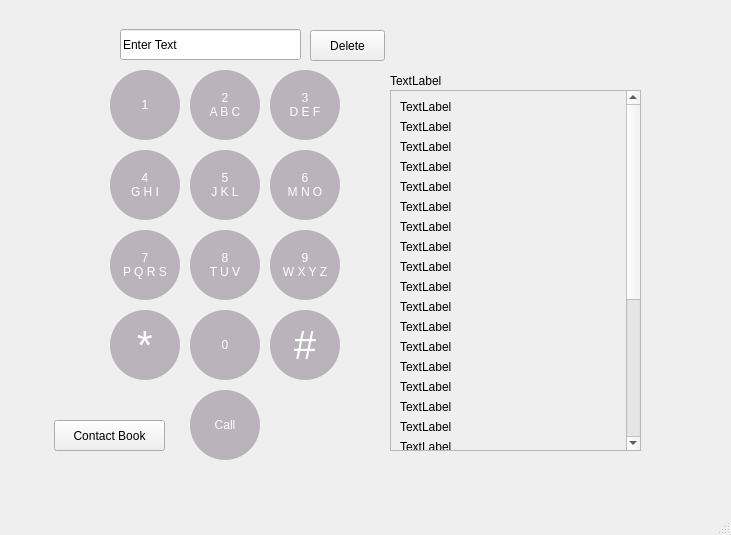
<?xml version="1.0" encoding="UTF-8"?>
<ui version="4.0">
 <class>MainWindow</class>
 <widget class="QMainWindow" name="MainWindow">
  <property name="geometry">
   <rect>
    <x>0</x>
    <y>0</y>
    <width>731</width>
    <height>535</height>
   </rect>
  </property>
  <property name="windowTitle">
   <string>MainWindow</string>
  </property>
  <widget class="QWidget" name="centralwidget">
   <widget class="QPushButton" name="button2">
    <property name="geometry">
     <rect>
      <x>190</x>
      <y>70</y>
      <width>70</width>
      <height>70</height>
     </rect>
    </property>
    <property name="styleSheet">
     <string notr="true">QPushButton

{
	background-color: rgb(187, 179, 188);
	border-radius: 35%;
	color:rgb(255, 255, 255);
}</string>
    </property>
    <property name="text">
     <string>2
A B C</string>
    </property>
   </widget>
   <widget class="QPushButton" name="button9">
    <property name="geometry">
     <rect>
      <x>270</x>
      <y>230</y>
      <width>70</width>
      <height>70</height>
     </rect>
    </property>
    <property name="styleSheet">
     <string notr="true">QPushButton

{
	background-color: rgb(187, 179, 188);
	border-radius: 35%;
	color:rgb(255, 255, 255);
}</string>
    </property>
    <property name="text">
     <string>9
W X Y Z</string>
    </property>
   </widget>
   <widget class="QPushButton" name="button8">
    <property name="geometry">
     <rect>
      <x>190</x>
      <y>230</y>
      <width>70</width>
      <height>70</height>
     </rect>
    </property>
    <property name="styleSheet">
     <string notr="true">QPushButton

{
	background-color: rgb(187, 179, 188);
	border-radius: 35%;
	color:rgb(255, 255, 255);
}</string>
    </property>
    <property name="text">
     <string>8
T U V</string>
    </property>
   </widget>
   <widget class="QPushButton" name="button7">
    <property name="geometry">
     <rect>
      <x>110</x>
      <y>230</y>
      <width>70</width>
      <height>70</height>
     </rect>
    </property>
    <property name="styleSheet">
     <string notr="true">QPushButton

{
	background-color: rgb(187, 179, 188);
	border-radius: 35%;
	color:rgb(255, 255, 255);
}</string>
    </property>
    <property name="text">
     <string>7
P Q R S</string>
    </property>
   </widget>
   <widget class="QPushButton" name="button6">
    <property name="geometry">
     <rect>
      <x>270</x>
      <y>150</y>
      <width>70</width>
      <height>70</height>
     </rect>
    </property>
    <property name="styleSheet">
     <string notr="true">QPushButton

{
	background-color: rgb(187, 179, 188);
	border-radius: 35%;
	color:rgb(255, 255, 255);
}</string>
    </property>
    <property name="text">
     <string>6
M N O</string>
    </property>
   </widget>
   <widget class="QPushButton" name="button5">
    <property name="geometry">
     <rect>
      <x>190</x>
      <y>150</y>
      <width>70</width>
      <height>70</height>
     </rect>
    </property>
    <property name="styleSheet">
     <string notr="true">QPushButton

{
	background-color: rgb(187, 179, 188);
	border-radius: 35%;
	color:rgb(255, 255, 255);
}</string>
    </property>
    <property name="text">
     <string>5
J K L</string>
    </property>
   </widget>
   <widget class="QPushButton" name="button4">
    <property name="geometry">
     <rect>
      <x>110</x>
      <y>150</y>
      <width>70</width>
      <height>70</height>
     </rect>
    </property>
    <property name="styleSheet">
     <string notr="true">QPushButton

{
	background-color: rgb(187, 179, 188);
	border-radius: 35%;
	color:rgb(255, 255, 255);
}</string>
    </property>
    <property name="text">
     <string>4
G H I</string>
    </property>
   </widget>
   <widget class="QPushButton" name="button3">
    <property name="geometry">
     <rect>
      <x>270</x>
      <y>70</y>
      <width>70</width>
      <height>70</height>
     </rect>
    </property>
    <property name="styleSheet">
     <string notr="true">QPushButton

{
	background-color: rgb(187, 179, 188);
	border-radius: 35%;
	color:rgb(255, 255, 255);
}</string>
    </property>
    <property name="text">
     <string>3
D E F</string>
    </property>
   </widget>
   <widget class="QPushButton" name="button1">
    <property name="geometry">
     <rect>
      <x>110</x>
      <y>70</y>
      <width>70</width>
      <height>70</height>
     </rect>
    </property>
    <property name="styleSheet">
     <string notr="true">QPushButton

{
	background-color: rgb(187, 179, 188);
	border-radius: 35%;
	color:rgb(255, 255, 255);
}</string>
    </property>
    <property name="text">
     <string>1</string>
    </property>
   </widget>
   <widget class="QPushButton" name="callbutton">
    <property name="geometry">
     <rect>
      <x>190</x>
      <y>390</y>
      <width>70</width>
      <height>70</height>
     </rect>
    </property>
    <property name="styleSheet">
     <string notr="true">QPushButton

{
	background-color: rgb(187, 179, 188);
	border-radius: 35%;
	color:rgb(255, 255, 255);
}</string>
    </property>
    <property name="text">
     <string>Call</string>
    </property>
   </widget>
   <widget class="QScrollArea" name="scrollArea">
    <property name="geometry">
     <rect>
      <x>390</x>
      <y>90</y>
      <width>251</width>
      <height>361</height>
     </rect>
    </property>
    <property name="widgetResizable">
     <bool>true</bool>
    </property>
    <widget class="QWidget" name="scrollAreaWidgetContents">
     <property name="geometry">
      <rect>
       <x>0</x>
       <y>0</y>
       <width>234</width>
       <height>738</height>
      </rect>
     </property>
     <layout class="QGridLayout" name="gridLayout">
      <item row="7" column="0">
       <layout class="QVBoxLayout" name="verticalLayout">
        <item>
         <widget class="QLabel" name="label_3">
          <property name="text">
           <string>TextLabel</string>
          </property>
         </widget>
        </item>
        <item>
         <widget class="QLabel" name="label_4">
          <property name="text">
           <string>TextLabel</string>
          </property>
         </widget>
        </item>
        <item>
         <widget class="QLabel" name="label_13">
          <property name="text">
           <string>TextLabel</string>
          </property>
         </widget>
        </item>
        <item>
         <widget class="QLabel" name="label_9">
          <property name="text">
           <string>TextLabel</string>
          </property>
         </widget>
        </item>
        <item>
         <widget class="QLabel" name="label_11">
          <property name="text">
           <string>TextLabel</string>
          </property>
         </widget>
        </item>
        <item>
         <widget class="QLabel" name="label_10">
          <property name="text">
           <string>TextLabel</string>
          </property>
         </widget>
        </item>
        <item>
         <widget class="QLabel" name="label_20">
          <property name="text">
           <string>TextLabel</string>
          </property>
         </widget>
        </item>
        <item>
         <widget class="QLabel" name="label_17">
          <property name="text">
           <string>TextLabel</string>
          </property>
         </widget>
        </item>
        <item>
         <widget class="QLabel" name="label_23">
          <property name="text">
           <string>TextLabel</string>
          </property>
         </widget>
        </item>
        <item>
         <widget class="QLabel" name="label_30">
          <property name="text">
           <string>TextLabel</string>
          </property>
         </widget>
        </item>
        <item>
         <widget class="QLabel" name="label_29">
          <property name="text">
           <string>TextLabel</string>
          </property>
         </widget>
        </item>
        <item>
         <widget class="QLabel" name="label_31">
          <property name="text">
           <string>TextLabel</string>
          </property>
         </widget>
        </item>
        <item>
         <widget class="QLabel" name="label_24">
          <property name="text">
           <string>TextLabel</string>
          </property>
         </widget>
        </item>
        <item>
         <widget class="QLabel" name="label_25">
          <property name="text">
           <string>TextLabel</string>
          </property>
         </widget>
        </item>
        <item>
         <widget class="QLabel" name="label_26">
          <property name="text">
           <string>TextLabel</string>
          </property>
         </widget>
        </item>
        <item>
         <widget class="QLabel" name="label_27">
          <property name="text">
           <string>TextLabel</string>
          </property>
         </widget>
        </item>
        <item>
         <widget class="QLabel" name="label_28">
          <property name="text">
           <string>TextLabel</string>
          </property>
         </widget>
        </item>
        <item>
         <widget class="QLabel" name="label_18">
          <property name="text">
           <string>TextLabel</string>
          </property>
         </widget>
        </item>
        <item>
         <widget class="QLabel" name="label_14">
          <property name="text">
           <string>TextLabel</string>
          </property>
         </widget>
        </item>
        <item>
         <widget class="QLabel" name="label_21">
          <property name="text">
           <string>TextLabel</string>
          </property>
         </widget>
        </item>
        <item>
         <widget class="QLabel" name="label_15">
          <property name="text">
           <string>TextLabel</string>
          </property>
         </widget>
        </item>
        <item>
         <widget class="QLabel" name="label_16">
          <property name="text">
           <string>TextLabel</string>
          </property>
         </widget>
        </item>
        <item>
         <widget class="QLabel" name="label_19">
          <property name="text">
           <string>TextLabel</string>
          </property>
         </widget>
        </item>
        <item>
         <widget class="QLabel" name="label_22">
          <property name="text">
           <string>TextLabel</string>
          </property>
         </widget>
        </item>
        <item>
         <widget class="QLabel" name="label_12">
          <property name="text">
           <string>TextLabel</string>
          </property>
         </widget>
        </item>
        <item>
         <widget class="QLabel" name="label_8">
          <property name="text">
           <string>TextLabel</string>
          </property>
         </widget>
        </item>
        <item>
         <widget class="QLabel" name="label_7">
          <property name="text">
           <string>TextLabel</string>
          </property>
         </widget>
        </item>
        <item>
         <widget class="QLabel" name="label_6">
          <property name="text">
           <string>TextLabel</string>
          </property>
         </widget>
        </item>
        <item>
         <widget class="QLabel" name="label_5">
          <property name="text">
           <string>TextLabel</string>
          </property>
         </widget>
        </item>
        <item>
         <widget class="QLabel" name="label_2">
          <property name="text">
           <string>TextLabel</string>
          </property>
         </widget>
        </item>
       </layout>
      </item>
     </layout>
    </widget>
   </widget>
   <widget class="QPushButton" name="poundbutton">
    <property name="geometry">
     <rect>
      <x>270</x>
      <y>310</y>
      <width>70</width>
      <height>70</height>
     </rect>
    </property>
    <property name="font">
     <font>
      <pointsize>30</pointsize>
     </font>
    </property>
    <property name="styleSheet">
     <string notr="true">QPushButton

{
	background-color: rgb(187, 179, 188);
	border-radius: 35%;
	color:rgb(255, 255, 255);
}</string>
    </property>
    <property name="text">
     <string>#</string>
    </property>
   </widget>
   <widget class="QPushButton" name="button0">
    <property name="geometry">
     <rect>
      <x>190</x>
      <y>310</y>
      <width>70</width>
      <height>70</height>
     </rect>
    </property>
    <property name="styleSheet">
     <string notr="true">QPushButton

{
	background-color: rgb(187, 179, 188);
	border-radius: 35%;
	color:rgb(255, 255, 255);
}</string>
    </property>
    <property name="text">
     <string>0</string>
    </property>
   </widget>
   <widget class="QPushButton" name="starbutton">
    <property name="geometry">
     <rect>
      <x>110</x>
      <y>310</y>
      <width>70</width>
      <height>70</height>
     </rect>
    </property>
    <property name="font">
     <font>
      <pointsize>30</pointsize>
     </font>
    </property>
    <property name="styleSheet">
     <string notr="true">QPushButton

{
	background-color: rgb(187, 179, 188);
	border-radius: 35%;
	color:rgb(255, 255, 255);
}</string>
    </property>
    <property name="text">
     <string>*</string>
    </property>
   </widget>
   <widget class="QLabel" name="label">
    <property name="geometry">
     <rect>
      <x>390</x>
      <y>70</y>
      <width>250</width>
      <height>21</height>
     </rect>
    </property>
    <property name="text">
     <string>TextLabel</string>
    </property>
   </widget>
   <widget class="QLineEdit" name="display">
    <property name="geometry">
     <rect>
      <x>120</x>
      <y>29</y>
      <width>181</width>
      <height>31</height>
     </rect>
    </property>
    <property name="text">
     <string>Enter Text </string>
    </property>
    <property name="maxLength">
     <number>12</number>
    </property>
   </widget>
   <widget class="QPushButton" name="Backspace">
    <property name="geometry">
     <rect>
      <x>310</x>
      <y>30</y>
      <width>75</width>
      <height>31</height>
     </rect>
    </property>
    <property name="text">
     <string>Delete</string>
    </property>
   </widget>
   <widget class="QPushButton" name="OpenAddressBook">
    <property name="geometry">
     <rect>
      <x>54</x>
      <y>420</y>
      <width>111</width>
      <height>31</height>
     </rect>
    </property>
    <property name="text">
     <string>Contact Book</string>
    </property>
   </widget>
  </widget>
  <widget class="QMenuBar" name="menubar">
   <property name="geometry">
    <rect>
     <x>0</x>
     <y>0</y>
     <width>731</width>
     <height>22</height>
    </rect>
   </property>
  </widget>
  <widget class="QStatusBar" name="statusbar"/>
 </widget>
 <resources/>
 <connections/>
</ui>
